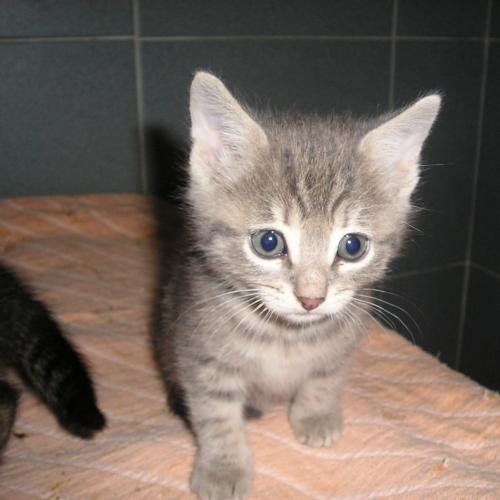
#> input picture data/1.jpg, 500 x 500 px
$ jupyter execute --allow-errors 2-2-2-edge.ipynb   (shell and % lines are left out)
#> lines starting #> are read from the running program, lines starting #| are printed output that depends on the picture; after the words box and inside, x2 and y2 are one past the last pixel; in counts of white or black regions, pixels touching at a corner belong together
```{admonition} Information
__Section__: Edge detection
__Goal__: Understand that the quality of edge detection is highly related to the contrast of an image.
__Time needed__: 20 min
__Prerequisites__: Introduction about machine learning experiments, basics about image processing
```

# Edge detection

The contrast analysis through grayscale values can be verified with the use of edge detection algorithms. Without going into details about the algorithm itself, it is a tool that detects the edge of the objects in a picture, and can be useful for object detection or recognition tasks.

## Canny edge detection

The parameter ``sigma`` allows to control how detailed the detection of the edges should be. Try to change its value to see what happens.

```{toggle} Advanced level
We will use a model called [canny](https://scikit-image.org/docs/dev/auto_examples/edges/plot_canny.html) with the function [canny()](https://scikit-image.org/docs/dev/api/skimage.feature.html#skimage.feature.canny) of the ``skimage`` library.
This function only works on black and white pictures, so we first need to transform the image in a grayscale.
```

[cell 1]
import matplotlib.pyplot as plt
import skimage.feature as sf
from skimage import io
from skimage.color import rgb2gray

image = rgb2gray(io.imread('./data/1.jpg'))
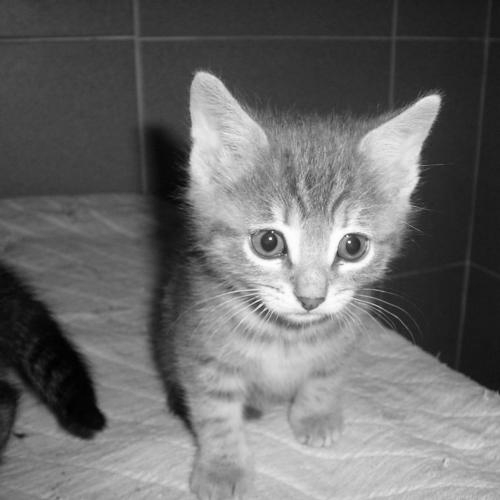
#> image: shape (500, 500) float64; min 0, max 0.999, mean 0.421
plt.imshow(image, cmap = 'gray')
plt.show()
canny = sf.canny(image, sigma = 3)
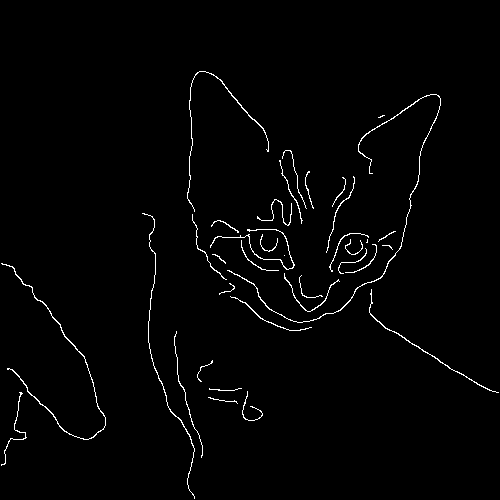
#> canny: shape (500, 500) bool; 1.5% white in thin lines or dots, all inside (x1, y1, x2, y2) = (1, 71, 499, 499)
plt.imshow(canny)

[cell 2]
# beginner version

import matplotlib.pyplot as plt
import ipywidgets as widgets
from ipywidgets import interact

def plot_canny(sigma):
    image = rgb2gray(io.imread('./data/1.jpg'))
    plt.imshow(image, cmap = 'gray')
    plt.show()
    canny = sf.canny(image, sigma = sigma)
    plt.imshow(canny)


interact(plot_canny,
         sigma = widgets.FloatText(value = 3.0,
                                    description = 'sigma = ',
                                    disabled = False))
#> the sliders are set to sigma = 3.0

This function is connected with contrast: the detected edges are the result of a high change of gray value between two areas. A picture where the object is highly contrasted with the background will yield better results with the edge detection algorithm. to figure it out, compare in the following cell different pictures, by changing the name ``1.jpg`` with different integers in the range ``[1, 20]``. Change also the sigma value when it is needed to better gauge the edge detection result.

[cell 3]
image = rgb2gray(io.imread('./data/5.jpg'))
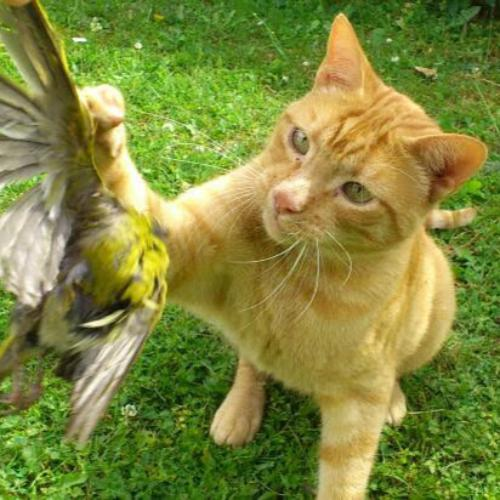
#> input picture data/5.jpg, 500 x 500 px
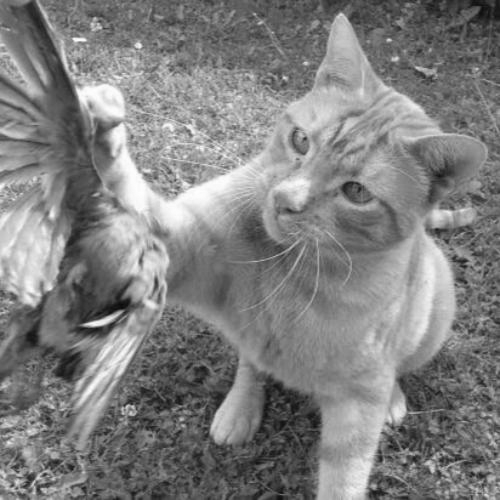
#> image: shape (500, 500) float64; min 0.0417, max 0.999, mean 0.503
fig, (ax1, ax2) = plt.subplots(1, 2, figsize = (8, 4))
ax1.imshow(image, cmap = 'gray')
ax2.hist(image.flatten(), bins = 256, range = (0, 1))
plt.show()
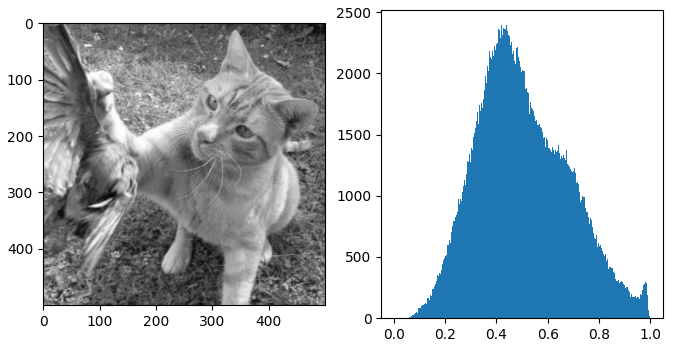
#> figure drawn by matplotlib, 2 panels; panel 2: tallest bar 2399 high, from x = 0.418 to 0.422
canny = sf.canny(image, sigma = 5)
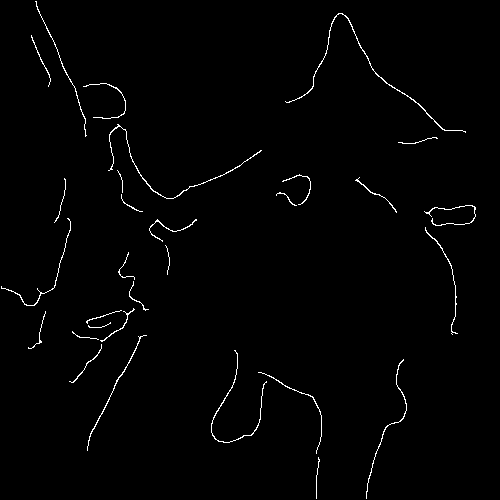
#> canny: shape (500, 500) bool; 1.2% white in thin lines or dots
#> the sliders are set to image_nb = 1, sigma = 3.0
plt.imshow(canny)

[cell 4]
# For beginner version: cell to hide

import matplotlib.pyplot as plt
import ipywidgets as widgets
from ipywidgets import interact

def plot_general(image_nb, sigma):
#> called with image_nb = 1, sigma = 3
    image = rgb2gray(io.imread('./data/' + str(image_nb) + '.jpg'))
    fig, (ax1, ax2) = plt.subplots(1, 2, figsize = (8, 4))
    ax1.imshow(image, cmap = 'gray')
    ax2.hist(image.flatten(), bins = 256, range = (0, 1))
    plt.show()
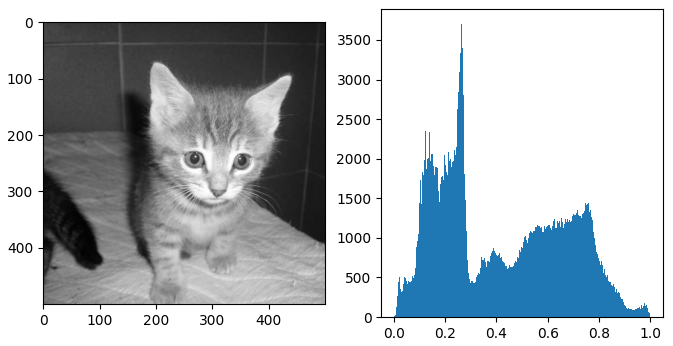
#> figure drawn by matplotlib, 2 panels; panel 2: tallest bar 3706 high, from x = 0.262 to 0.266
    canny = sf.canny(image, sigma = sigma)
    plt.imshow(canny)


interact(plot_general,
         image_nb = widgets.IntText(value = 1,
                                    description = 'Image:',
                                    disabled = False),
         sigma = widgets.FloatText(value = 3.0,
                                    description = 'sigma = ',
                                    disabled = False))

We notice that the pictures with a better edge detection work (where the animal is well detected) are also the ones with a better contrast.

## HOG from canny picture

We see that we can get an idea on how to gauge the quality of the image itself. But to be sure that it will enhance our personal model, we need to apply our method (HOG descriptors) to the generated image.

[cell 5]
from skimage.exposure import rescale_intensity
from skimage.feature import hog

image = rgb2gray(io.imread('./data/1.jpg'))

fig, (ax1, ax2, ax3, ax4) = plt.subplots(1, 4, figsize = (16, 4))

ax1.imshow(image, cmap = 'gray')
ax1.set_title('Image')

fd, hog_image = hog(image, orientations = 8, pixels_per_cell = (40, 40), visualize = True)
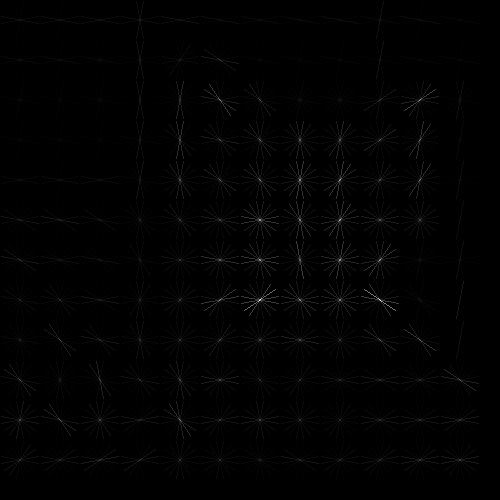
#> hog_image: shape (500, 500) float64; min 0, max 0.0908, mean 0.000706; drawn with min black and max white
#> fd = 7200 values, max 0.291 at index 5692, min 0.00138 at index 5011, mean 0.0991
hog_image_rescaled = rescale_intensity(hog_image, in_range = (0, 10))
ax2.imshow(hog_image_rescaled)
ax2.set_title('HOG of image')

canny = sf.canny(image, sigma = 3)
ax3.imshow(canny)
ax3.set_title('Edge detection')

fd, hog_image = hog(canny.astype(int), orientations = 8, pixels_per_cell = (40, 40), visualize = True)
#> fd = 7200 values, max 1 at index 7078, min 0 at index 0, mean 0.0476
hog_image_rescaled = rescale_intensity(hog_image, in_range = (0, 10))
ax4.imshow(hog_image_rescaled)
ax4.set_title('HOG of edge detection')

plt.show()
#> the sliders are set to random_state = 3
